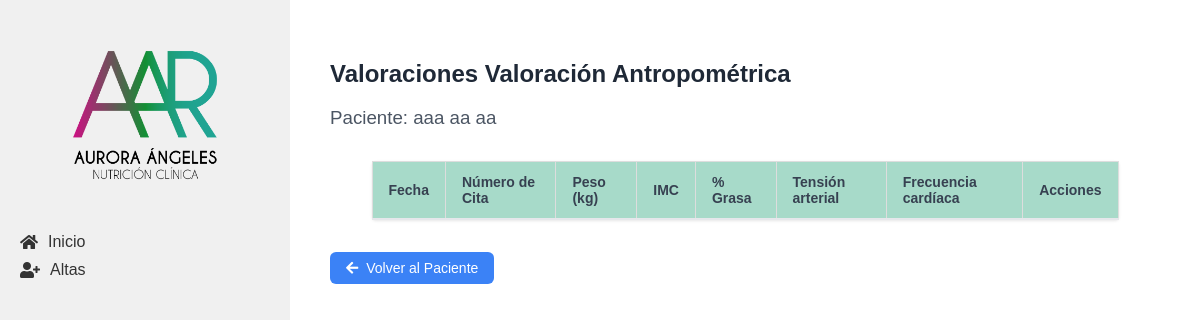
Page /pacientes/6/valoraciones on the earlier database version.
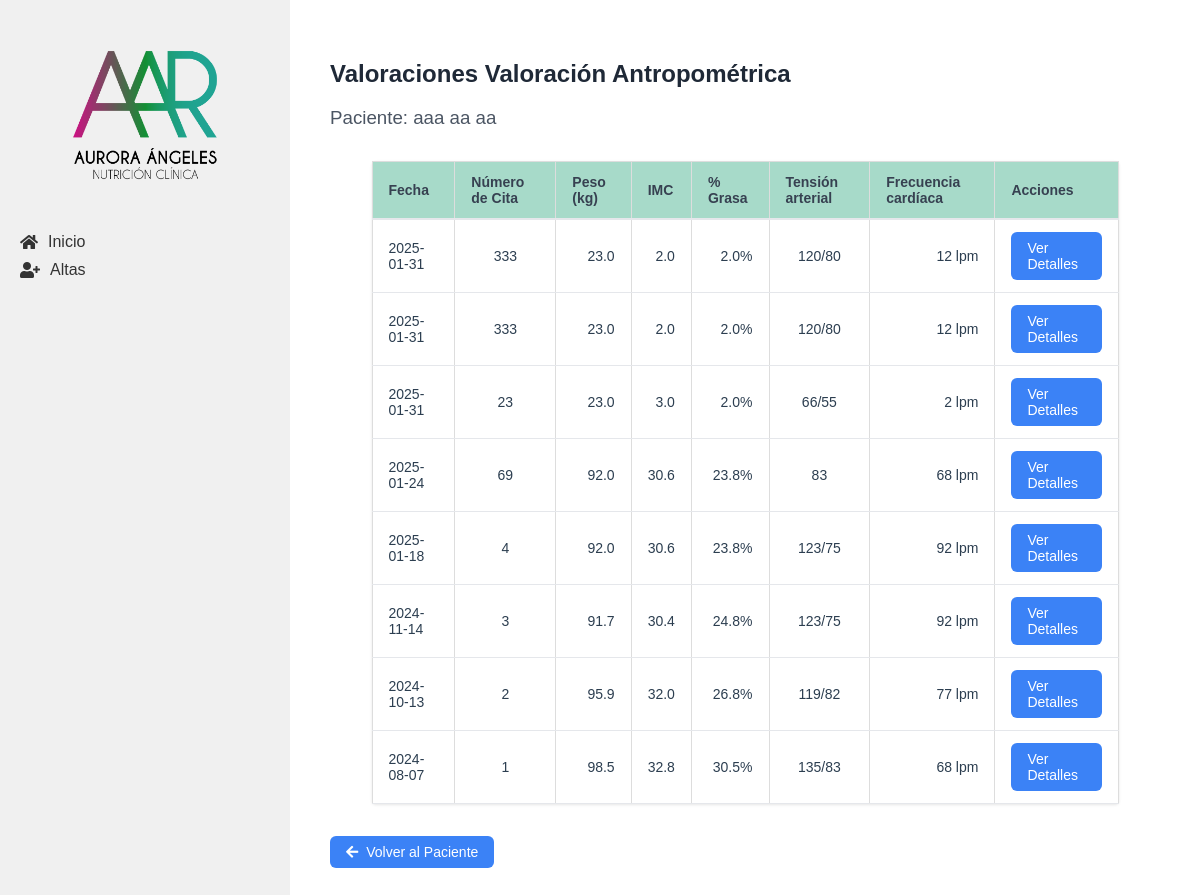
Same page on the later database version.
### tables this page shows
CREATE TABLE "pacientes" (
    id INTEGER PRIMARY KEY AUTOINCREMENT,
    nombre TEXT NOT NULL,
    apellido_paterno TEXT NOT NULL,
    apellido_materno TEXT NOT NULL,
    fecha_nacimiento TEXT NOT NULL,
    telefono TEXT,
    correo TEXT UNIQUE NOT NULL,
    ciudad TEXT NOT NULL, `status` TEXT,
    fecha_registro TIMESTAMP DEFAULT CURRENT_TIMESTAMP
);

CREATE TABLE "valoracion_antropometrica" (
    id INTEGER PRIMARY KEY AUTOINCREMENT,
    paciente_id INTEGER NOT NULL,
    numero_cita INTEGER NOT NULL,
    fecha DATE NOT NULL,
    estatura FLOAT NOT NULL,
    peso FLOAT NOT NULL,
    imc FLOAT NOT NULL,
    grasa FLOAT NOT NULL,
    cintura FLOAT NOT NULL,
    torax FLOAT NOT NULL,
    brazo FLOAT NOT NULL,
    cadera FLOAT NOT NULL,
    pierna FLOAT NOT NULL,
    pantorrilla FLOAT NOT NULL,
    tension_arterial TEXT NOT NULL,
    frecuencia_cardiaca INTEGER NOT NULL,
    bicep FLOAT NOT NULL,
    tricep FLOAT NOT NULL,
    suprailiaco FLOAT NOT NULL,
    subescapular FLOAT NOT NULL,
    femoral FLOAT,
    porcentaje_grasa FLOAT NOT NULL,
    ultima_dieta TEXT,
    FOREIGN KEY (paciente_id) REFERENCES pacientes (id)
);

### app/controllers/valoracion_antropometrica.py (the view)
@valoracion.route('/pacientes/<int:paciente_id>/valoraciones')
def lista_valoraciones(paciente_id):
    if paciente_id == 0:
        return redirect(url_for('valoracion.todas_valoraciones'))
    paciente = Paciente.obtener_por_id(paciente_id)
    if not paciente:
        flash('Paciente no encontrado', 'error')
        return redirect(url_for('pacientes.lista_pacientes'))
    valoraciones = ValoracionAntropometrica.obtener_por_paciente(paciente_id)
    return render_template('lista_valoraciones.html', paciente=paciente, valoraciones=valoraciones)

### app/db.py (called while the page is built)
def get_db():
    if 'db' not in g:
        g.db = sqlite3.connect(
            'pacientes.db',
            detect_types=sqlite3.PARSE_DECLTYPES
        )
        g.db.row_factory = sqlite3.Row
    return g.db

def query_db(query, args=(), one=False):
    cur = get_db().execute(query, args)
    rv = cur.fetchall()
    cur.close()
    return (rv[0] if rv else None) if one else rv

### app/models/paciente.py (called while the page is built)
    @staticmethod
    def obtener_por_id(id):
        return query_db('SELECT * FROM pacientes WHERE id = ?', [id], one=True)

### app/models/valoracion_antropometrica.py (called while the page is built)
    @staticmethod
    def obtener_por_paciente(paciente_id):
        return query_db('''
            SELECT * FROM valoracion_antropometrica
            WHERE paciente_id = ?
            ORDER BY fecha DESC
        ''', [paciente_id])

### app/templates/lista_valoraciones.html (shortened to what this page needs)
{% extends "base.html" %}
{% block content %}
<div class="table-container">
    <header class="valoracion-header">
        <h2>Valoraciones Valoración Antropométrica</h2>
        <h3>Paciente: {{ paciente['nombre'] }} {{ paciente['apellido_paterno'] }} {{ paciente['apellido_materno'] }}</h3>
    </header>
    <table class="table">
        <thead>
            <tr>
                <th class="table__header">Fecha</th>
                <th class="table__header">Número de Cita</th>
                <th class="table__header">Peso (kg)</th>
                <th class="table__header">IMC</th>
                <th class="table__header">% Grasa</th>
                <th class="table__header">Tensión arterial</th>
                <th class="table__header">Frecuencia cardíaca</th>
                <th class="table__header">Acciones</th>
            </tr>
        </thead>
        <tbody>
            {% for valoracion in valoraciones %}
            <tr>
                <td class="table__cell">{{ valoracion['fecha'] }}</td>
                <td class="table__cell text-center">{{ valoracion['numero_cita'] }}</td>
                <td class="table__cell text-right">{{ valoracion['peso'] }}</td>
                <td class="table__cell text-right">{{ valoracion['imc'] }}</td>
                <td class="table__cell text-right">{{ valoracion['porcentaje_grasa'] }}%</td>
                <td class="table__cell text-center">{{ valoracion['tension_arterial'] }}</td>
                <td class="table__cell text-right">{{ valoracion['frecuencia_cardiaca'] }} lpm</td>
                <td class="table__cell">
                    <a href="{{ url_for('valoracion.detalle_valoracion', valoracion_id=valoracion['id']) }}"
                        class="action-button">
                        Ver Detalles
                    </a>
                </td>
            </tr>
            {% endfor %}
        </tbody>
    </table>
    <div class="valoracion-actions">
        <a href="{{ url_for('pacientes.detalle_paciente', id=paciente['id']) }}" class="action-button">
            <i class="fas fa-arrow-left"></i> Volver al Paciente
        </a>
    </div>
</div>
{% endblock %}

### app/templates/base.html (shortened to what this page needs)
<!DOCTYPE html>
<html lang="es">
<head>
    <link rel="stylesheet" href="{{ url_for('static', filename='css/style.css') }}">
    <link href="https://cdnjs.cloudflare.com/ajax/libs/font-awesome/5.15.3/css/all.min.css" rel="stylesheet">
    <link rel="stylesheet" href="{{ url_for('static', filename='css/form.css') }}">
</head>
<body>
    <div class="container" x-data="{ menuOpen: false }">
        <nav class="sidebar">
            <div class="sidebar__header">
                <img src="{{ url_for('static', filename='img/logo.png') }}" alt="Sistema de Pacientes" class="sidebar__logo">
            </div>
            <ul class="sidebar__list" :class="{ 'sidebar__list--show': menuOpen }">
                <li class="sidebar__item"><a href="{{ url_for('main.index') }}" class="sidebar__link"><i class="fas fa-home sidebar__icon"></i> Inicio</a></li>
                <li class="sidebar__item" x-data="{ open: false }">
                    <a @click="open = !open" class="sidebar__link sidebar__dropdown"><i class="fas fa-user-plus sidebar__icon"></i> Altas</a>
                </li>
            </ul>
        </nav>
        <main class="content">
            {% block content %}{% endblock %}
        </main>
    </div>
</body>
</html>

### app/static/css/style.css (style rules this page uses)
body { font-family: Arial, sans-serif; margin: 0; padding: 0; color: #2c3e50; }
.container { display: flex; min-height: 100vh; }
.sidebar { width: 250px; background-color: #f0f0f0; padding: 20px; transition: all 0.3s ease; }
.sidebar__list { list-style-type: none; padding: 0; }
.sidebar__item { margin-bottom: 10px; }
.sidebar__link { text-decoration: none; color: #333; display: flex; align-items: center; }
.sidebar__icon { margin-right: 10px; }
.sidebar__dropdown { cursor: pointer; }
.content { flex: 1; padding: 20px; }
.table { width: 100%; border-collapse: collapse; margin: 20px 0; font-size: 16px; text-align: left; }
.table__header, .table__cell { border: 1px solid #ddd; padding: 8px; text-align: left; }
.table__header { background-color: #f2f2f2; }
.table-container { overflow-x: auto; margin: 0 auto; border-radius: 4px; max-width: 1600px; padding: 20px; }
.table { max-width: 90%; background-color: white; margin: 0 auto; box-shadow: 0 1px 3px rgba(0, 0, 0, 0.1); border-radius: 4px; }
.table__header { padding: 12px 16px; text-align: left; font-weight: 600; font-size: 0.875rem; color: #374151; background-color: #119b6e5e; border-bottom: 2px solid #e5e7eb; }
.table__cell { padding: 12px 16px; font-size: 0.875rem; border-bottom: 1px solid #e5e7eb; }
.text-center { text-align: center; }
.text-right { text-align: right; }
.action-button { display: inline-flex; align-items: center; padding: 0.5rem 1rem; font-size: 0.875rem; font-weight: 500; border-radius: 0.375rem; background-color: #3b82f6; color: white; text-decoration: none; transition: background-color 0.2s; }
.valoracion-header { margin-bottom: 2rem; }
.valoracion-header h2 { color: #1f2937; margin-bottom: 0.5rem; }
.valoracion-header h3 { color: #4b5563; font-weight: normal; }
.valoracion-actions { display: flex; gap: 1rem; margin-top: 2rem; justify-content: flex-start; }
.action-button { display: inline-flex; align-items: center; gap: 0.5rem; padding: 0.5rem 1rem; background-color: #3b82f6; color: white; border-radius: 0.375rem; text-decoration: none; font-size: 0.875rem; font-weight: 500; transition: background-color 0.2s; }
.sidebar__header { padding: 1rem; text-align: center; }
.sidebar__logo { max-width: 200px; height: auto; display: block; margin: 0 auto; }
.sidebar__logo { max-width: 200px; height: auto; }

Differences in the rows shown:
added valoracion_antropometrica: fecha "2025-01-31", numero_cita "333", peso "23.0", imc "2.0", porcentaje_grasa "2.0", tension_arterial "120/80", frecuencia_cardiaca "12"
added valoracion_antropometrica: fecha "2025-01-31", numero_cita "333", peso "23.0", imc "2.0", porcentaje_grasa "2.0", tension_arterial "120/80", frecuencia_cardiaca "12"
added valoracion_antropometrica: fecha "2025-01-31", numero_cita "23", peso "23.0", imc "3.0", porcentaje_grasa "2.0", tension_arterial "66/55", frecuencia_cardiaca "2"
added valoracion_antropometrica: fecha "2025-01-24", numero_cita "69", peso "92.0", imc "30.6", porcentaje_grasa "23.8", tension_arterial "83", frecuencia_cardiaca "68"
added valoracion_antropometrica: fecha "2025-01-18", numero_cita "4", peso "92.0", imc "30.6", porcentaje_grasa "23.8", tension_arterial "123/75", frecuencia_cardiaca "92"
added valoracion_antropometrica: fecha "2024-11-14", numero_cita "3", peso "91.7", imc "30.4", porcentaje_grasa "24.8", tension_arterial "123/75", frecuencia_cardiaca "92"
added valoracion_antropometrica: fecha "2024-10-13", numero_cita "2", peso "95.9", imc "32.0", porcentaje_grasa "26.8", tension_arterial "119/82", frecuencia_cardiaca "77"
added valoracion_antropometrica: fecha "2024-08-07", numero_cita "1", peso "98.5", imc "32.8", porcentaje_grasa "30.5", tension_arterial "135/83", frecuencia_cardiaca "68"
